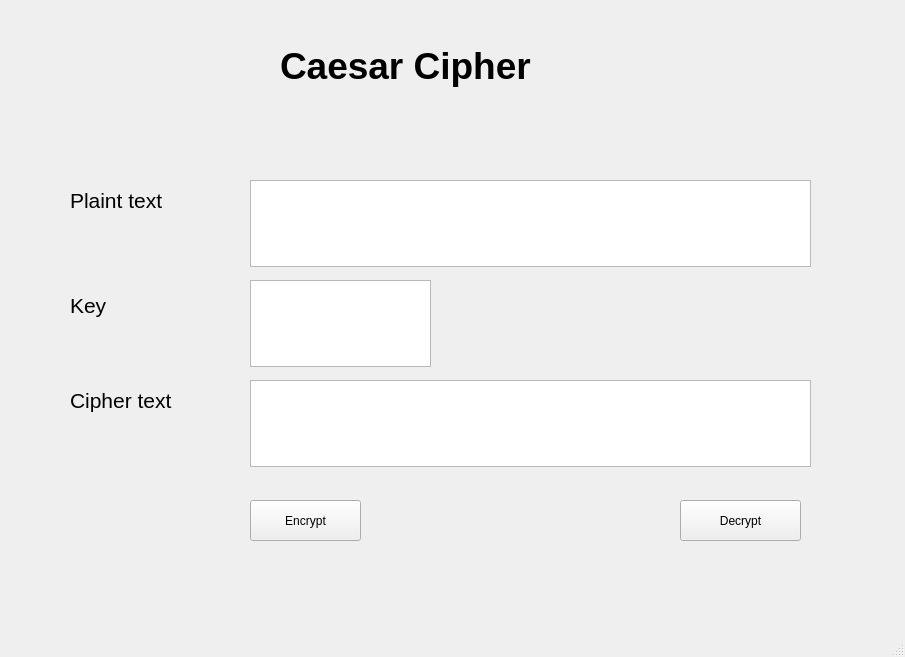
<?xml version="1.0" encoding="UTF-8"?>
<ui version="4.0">
 <class>MainWindow</class>
 <widget class="QMainWindow" name="MainWindow">
  <property name="geometry">
   <rect>
    <x>0</x>
    <y>0</y>
    <width>905</width>
    <height>657</height>
   </rect>
  </property>
  <property name="windowTitle">
   <string>MainWindow</string>
  </property>
  <widget class="QWidget" name="centralwidget">
   <widget class="QLabel" name="label">
    <property name="geometry">
     <rect>
      <x>280</x>
      <y>30</y>
      <width>341</width>
      <height>71</height>
     </rect>
    </property>
    <property name="font">
     <font>
      <pointsize>28</pointsize>
      <weight>75</weight>
      <bold>true</bold>
     </font>
    </property>
    <property name="text">
     <string>Caesar Cipher</string>
    </property>
   </widget>
   <widget class="QLabel" name="label_2">
    <property name="geometry">
     <rect>
      <x>70</x>
      <y>180</y>
      <width>131</width>
      <height>41</height>
     </rect>
    </property>
    <property name="font">
     <font>
      <pointsize>16</pointsize>
     </font>
    </property>
    <property name="text">
     <string>Plaint text</string>
    </property>
   </widget>
   <widget class="QLabel" name="label_3">
    <property name="geometry">
     <rect>
      <x>70</x>
      <y>290</y>
      <width>101</width>
      <height>31</height>
     </rect>
    </property>
    <property name="font">
     <font>
      <pointsize>16</pointsize>
     </font>
    </property>
    <property name="text">
     <string>Key</string>
    </property>
   </widget>
   <widget class="QLabel" name="label_4">
    <property name="geometry">
     <rect>
      <x>70</x>
      <y>380</y>
      <width>151</width>
      <height>41</height>
     </rect>
    </property>
    <property name="font">
     <font>
      <pointsize>16</pointsize>
     </font>
    </property>
    <property name="text">
     <string>Cipher text</string>
    </property>
   </widget>
   <widget class="QPushButton" name="btn_encrypt">
    <property name="geometry">
     <rect>
      <x>250</x>
      <y>500</y>
      <width>111</width>
      <height>41</height>
     </rect>
    </property>
    <property name="text">
     <string>Encrypt</string>
    </property>
   </widget>
   <widget class="QPushButton" name="btn_decrypt">
    <property name="geometry">
     <rect>
      <x>680</x>
      <y>500</y>
      <width>121</width>
      <height>41</height>
     </rect>
    </property>
    <property name="text">
     <string>Decrypt</string>
    </property>
   </widget>
   <widget class="QTextEdit" name="textEdit">
    <property name="geometry">
     <rect>
      <x>250</x>
      <y>180</y>
      <width>561</width>
      <height>87</height>
     </rect>
    </property>
   </widget>
   <widget class="QTextEdit" name="textEdit_2">
    <property name="geometry">
     <rect>
      <x>250</x>
      <y>380</y>
      <width>561</width>
      <height>87</height>
     </rect>
    </property>
   </widget>
   <widget class="QTextEdit" name="textEdit_3">
    <property name="geometry">
     <rect>
      <x>250</x>
      <y>280</y>
      <width>181</width>
      <height>87</height>
     </rect>
    </property>
   </widget>
  </widget>
  <widget class="QMenuBar" name="menubar">
   <property name="geometry">
    <rect>
     <x>0</x>
     <y>0</y>
     <width>905</width>
     <height>26</height>
    </rect>
   </property>
  </widget>
  <widget class="QStatusBar" name="statusbar"/>
 </widget>
 <resources/>
 <connections/>
</ui>
